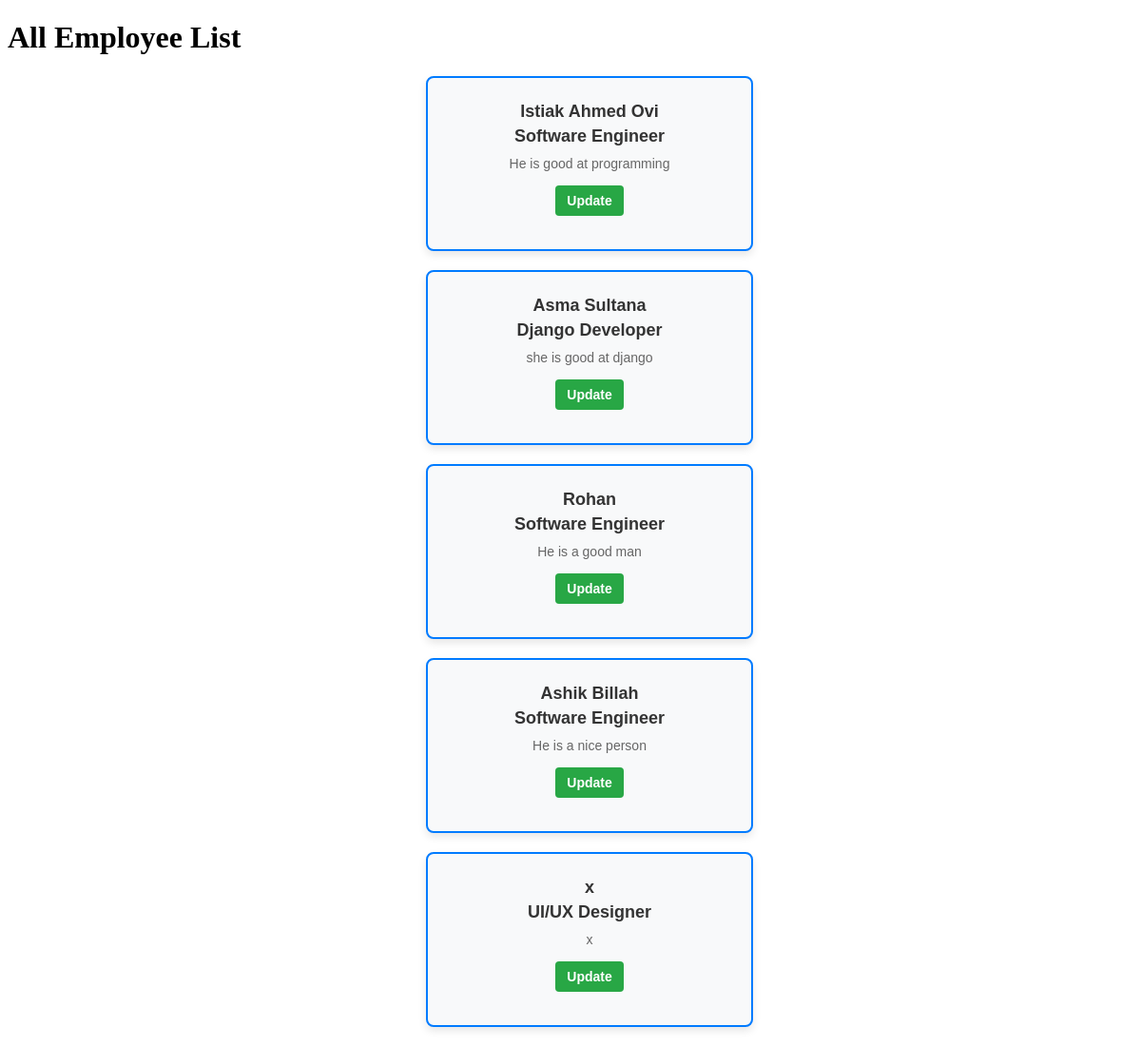
The page /employee/update/ on the database its author committed.
### Employee/models.py (models this page shows, shortened)
class Employee(models.Model):
    Employee_Id  = models.PositiveIntegerField(default=1)
    name = models.CharField(max_length=20)
    address = models.TextField(max_length=50)
    phone_number = models.CharField(max_length=15)
    salary = models.DecimalField(max_digits=8,decimal_places=2)
    designation = models.CharField(max_length=50)
    description = models.TextField(max_length=200)

### Employee/views.py (the view)
# urls.py: path('update/',views.update,name='update_first'),
def update(request):
    employee_data = Employee.objects.all()
    return render(request,'employee_update_list.html',{'employee_data':employee_data})

### Employee/templates/employee_update_list.html
{% extends 'base_employee.html' %}
{% block content%}
<a href="{% url 'update_data' employee.pk %}" class="action-link update">Update</a>
{% endblock %}

### Employee/templates/base_employee.html (shortened to what this page needs)
<!DOCTYPE html>
<html lang="en">
<head>
        <link rel="stylesheet" href="https://matcha.mizu.sh/matcha.css">
</head>
<body>
    <h1>All Employee List</h1>
    <ul>
        {% for employee in employee_data %}
    <div class="employee-card">
        <h5>{{ employee.name }}</h5>
        <h5>{{ employee.designation }}</h5>
        <p>{{ employee.description }}</p>
        <p>
            {% block content %}
            {% endblock %}
        </p>
    </div>
        {% endfor %}
    </ul>
</body>
</html>

### Employee/templates/base_employee.html (style rules this page uses)
.employee-card { border: 2px solid #007BFF; border-radius: 8px; padding: 20px; width: 300px; background-color: #f8f9fa; margin: 20px auto; box-shadow: 0 4px 8px rgba(0, 0, 0, 0.1); text-align: center; font-family: Arial, sans-serif; }
.employee-card h5 { font-size: 18px; color: #333; margin: 5px 0; }
.employee-card p { font-size: 14px; color: #666; margin: 10px 0; }
.action-link { display: inline-block; margin: 5px; padding: 8px 12px; text-decoration: none; border-radius: 4px; font-size: 14px; font-weight: bold; color: white; }
.action-link.update { background-color: #28a745; }

### rows shown on the page
Employee: name "Istiak Ahmed Ovi", designation "Software Engineer", description "He is good at programming"
Employee: name "Asma Sultana", designation "Django Developer", description "she is good at django"
Employee: name "Rohan", designation "Software Engineer", description "He is a good man"
Employee: name "Ashik Billah", designation "Software Engineer", description "He is a nice person"
Employee: name "x", designation "UI/UX Designer", description "x"
